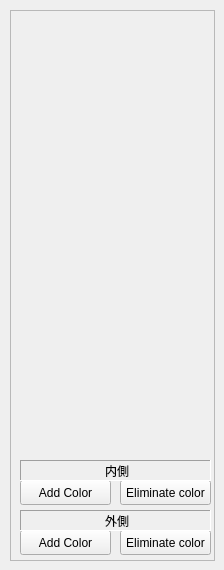
   <widget class="QWidget" name="tab" >
    <attribute name="title" >
     <string>色登録ライブラリ</string>
    </attribute>
    <widget class="QFrame" name="frameColorSample" >
     <property name="geometry" >
      <rect>
       <x>10</x>
       <y>10</y>
       <width>205</width>
       <height>551</height>
      </rect>
     </property>
     <property name="frameShape" >
      <enum>QFrame::StyledPanel</enum>
     </property>
     <property name="frameShadow" >
      <enum>QFrame::Sunken</enum>
     </property>
     <widget class="QPushButton" name="pushButtonEliminateColorInside" >
      <property name="geometry" >
       <rect>
        <x>110</x>
        <y>470</y>
        <width>91</width>
        <height>25</height>
       </rect>
      </property>
      <property name="text" >
       <string>Eliminate color</string>
      </property>
     </widget>
     <widget class="QPushButton" name="pushButtonAddColorInside" >
      <property name="geometry" >
       <rect>
        <x>10</x>
        <y>470</y>
        <width>91</width>
        <height>25</height>
       </rect>
      </property>
      <property name="text" >
       <string>Add Color</string>
      </property>
     </widget>
     <widget class="QPushButton" name="pushButtonAddColorOutside" >
      <property name="geometry" >
       <rect>
        <x>10</x>
        <y>520</y>
        <width>91</width>
        <height>25</height>
       </rect>
      </property>
      <property name="text" >
       <string>Add Color</string>
      </property>
     </widget>
     <widget class="QPushButton" name="pushButtonEliminateColorOutside" >
      <property name="geometry" >
       <rect>
        <x>110</x>
        <y>520</y>
        <width>91</width>
        <height>25</height>
       </rect>
      </property>
      <property name="text" >
       <string>Eliminate color</string>
      </property>
     </widget>
     <widget class="QLabel" name="label_3" >
      <property name="geometry" >
       <rect>
        <x>10</x>
        <y>500</y>
        <width>191</width>
        <height>21</height>
       </rect>
      </property>
      <property name="frameShape" >
       <enum>QFrame::Panel</enum>
      </property>
      <property name="frameShadow" >
       <enum>QFrame::Sunken</enum>
      </property>
      <property name="text" >
       <string>外側</string>
      </property>
      <property name="alignment" >
       <set>Qt::AlignCenter|Qt::AlignHCenter|Qt::AlignLeading|Qt::AlignLeft|Qt::AlignVCenter</set>
      </property>
     </widget>
     <widget class="QLabel" name="label_6" >
      <property name="geometry" >
       <rect>
        <x>10</x>
        <y>450</y>
        <width>191</width>
        <height>21</height>
       </rect>
      </property>
      <property name="frameShape" >
       <enum>QFrame::Panel</enum>
      </property>
      <property name="frameShadow" >
       <enum>QFrame::Sunken</enum>
      </property>
      <property name="text" >
       <string>内側</string>
      </property>
      <property name="alignment" >
       <set>Qt::AlignCenter|Qt::AlignHCenter|Qt::AlignLeading|Qt::AlignLeft|Qt::AlignVCenter</set>
      </property>
     </widget>
    </widget>
   </widget>
